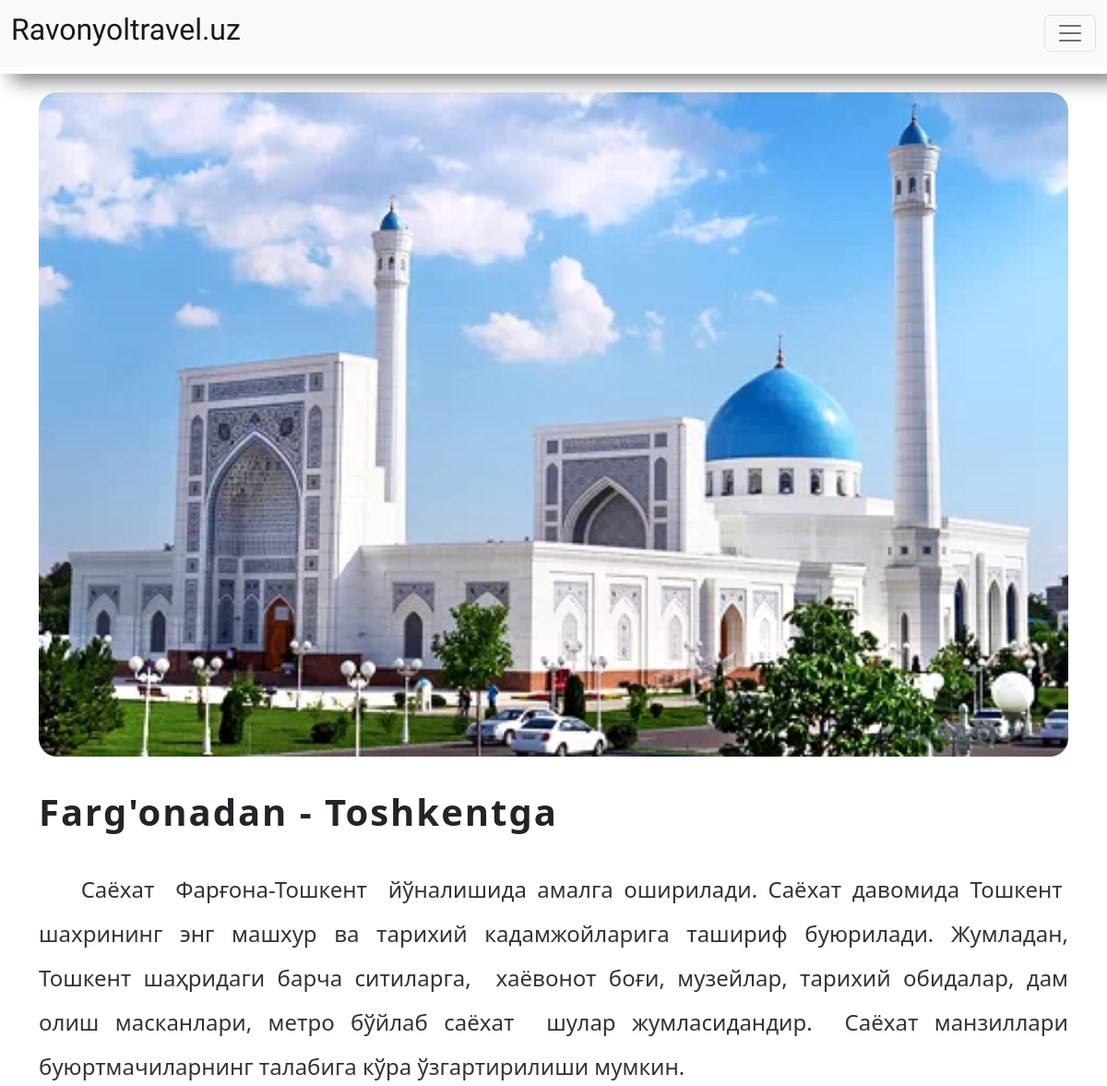
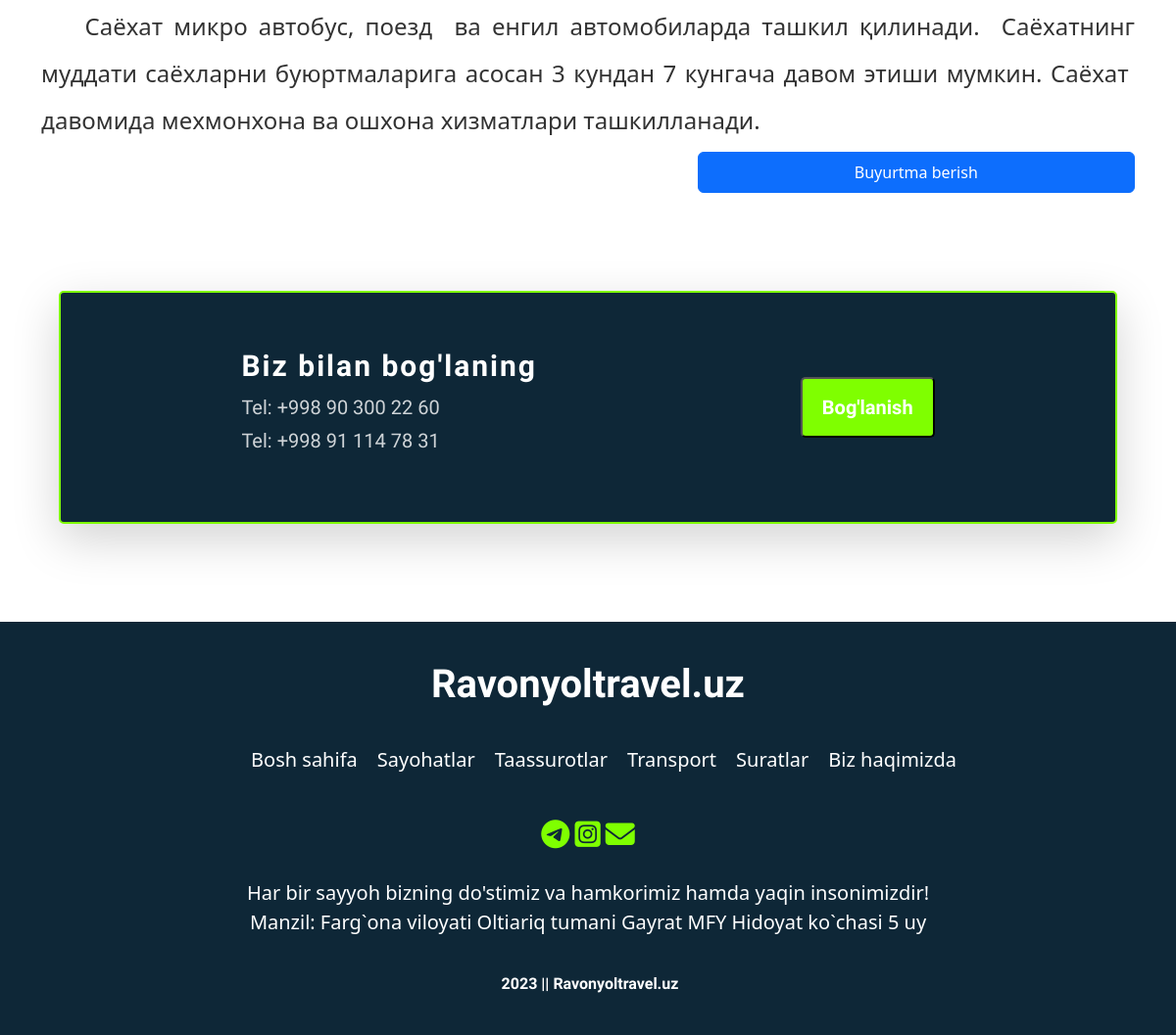
/travels/15/, run on the app's committed database (2 pictures, top to bottom).
### mainapp/models.py (models this page shows, shortened)
class Travel(models.Model):
    qayerdan = models.CharField(max_length=50, verbose_name="Qayerdan:")
    qayerga = models.CharField(max_length=50, verbose_name="Qayerga:")
    picture = models.ImageField(blank=True, verbose_name="Rasmni joylang:")
    qisqa_mal = models.TextField(verbose_name="Qisqacha ma'lumot:")
    davomiyligi = models.CharField(max_length=20, verbose_name="Sayohat davomiyligi:")
    narxi = models.DecimalField(max_digits=50, decimal_places=2, verbose_name="Sayohat narxi")
    toliq_mal = RichTextField(verbose_name="To'liq ma'lumot:")
    class Meta:
        verbose_name = "Sayohat"
        verbose_name_plural = "Sayohatlar"

### mainapp/views.py (the view)
# urls.py: path('travels/<int:pk>/', travel_detail_view, name='travel_detail'),
def travel_detail_view(request, pk):
    order = Travel.objects.get(pk=pk)
    context = {"object": order}
    if request.method == "POST":
        name = request.POST.get('name')
        phone_number = request.POST.get('phone_number')
        order = Order(place_id=pk, customer_full_name=name, customer_phone_number=phone_number).save()
    return render(request, 'travel_detail.html', context)

### templates/travel_detail.html (shortened to what this page needs)
{% extends 'base.html' %}
{% load static %}
{% block link %}{% static 'css/travel_detail.css'%}{% endblock link %}
{% block content %}
    <div class="travel_detail description-p">
        <div class="container-lg">
            <div class="class-img">
                <img src="{{object.picture.url}}" alt="{{object.picture}}">
            </div>
            <div class="sub-title">
                <h3>
                    <strong> {{object.qayerdan}}dan</strong> - {{ object.qayerga}}ga
                </h3>
            </div>
            <p class="desription-p">
                {{ object.toliq_mal | safe }}
            </p>
           <div class="button mt-2" style="display:flex; justify-content: flex-end;">
            <a href="{% url 'modal' pk=object.pk %}" type="button" class="btn btn-primary p-2" style="display: block; width: 40%">
                Buyurtma berish
            </a>
           </div>
        </div>
    </div>
{% endblock content %}

### static/css/travel_detail.css (style rules this page uses)
.travel_detail { padding-top: 100px; padding-left: 20px; padding-right: 20px; }
.travel_detail .desription-p { text-align: justify; text-justify: inter-word; padding: 20px; }
.class-img img { width: 100%; height: 90vh; }
.class-img { border-radius: 20px; overflow: hidden; }
.travel_detail .sub-title { padding-top: 40px; }
.travel_detail .sub-title h3 { margin: 0; font-weight: 600; }
.travel_detail p { padding-left: 0 !important; padding-right: 0 !important; font-size: 1.5rem !important; line-height: 2; letter-spacing: 2; color: #000; opacity: 0.8; width: 100%; margin: 0 !important; }

### static/css/shared.css (style rules this page uses)
body { font-family: 'Exo 2',sans-serif; }
.sub-title h3 { font-size: 2.5rem; font-weight: 600; letter-spacing: 2px; line-height: 1; position: relative; margin-bottom: 3rem; }
.desription-p { font-size: 1.5rem; line-height: 2; letter-spacing: 2; color: #000; opacity: 0.8; width: 100%; }

### data on the page
Travel: picture (picture), qayerdan "Farg'ona", qayerga "Toshkent", toliq_mal "Саёхат Фарғона-Тошкент йўналишида амалга оширилади. Саёхат давомида Тошкент шахрининг энг машхур ва тарихий кадамжойларига ташириф буюрилади. Жумладан, Тошкент шаҳридаги барча ситиларга, хаёвонот боғи, музейлар, тарихий обидалар, дам олиш масканлари, метро бўйлаб саёхат шулар жумласидандир. Саёхат манзиллари буюртмачиларнинг талабига кўра ўзгартирилиши мумкин. Саёхат микро автобус, поезд ва енгил автомобиларда ташкил қилинади. Саёхатнинг муддати саёхларни буюртмаларига асосан 3 кундан 7 кунгача давом этиши мумкин. Саёхат давомида мехмонхона ва ошхона хизматлари ташкилланади."
